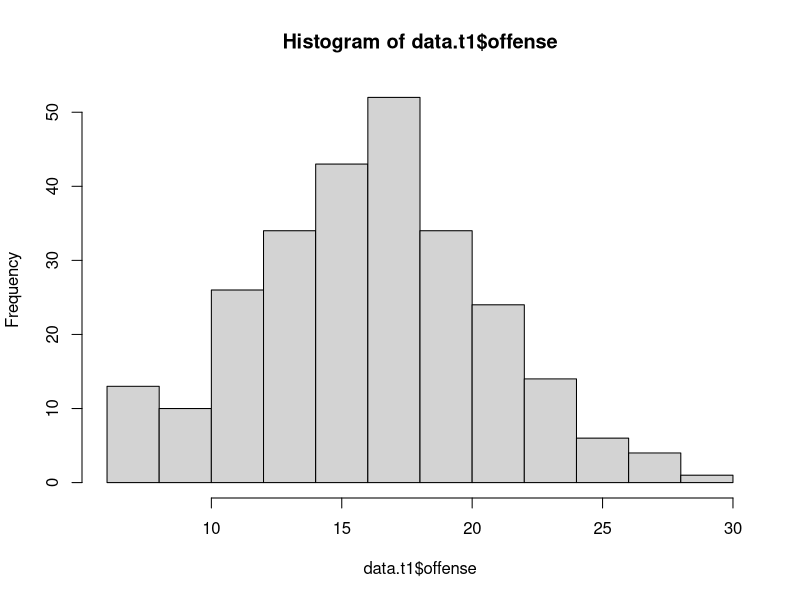
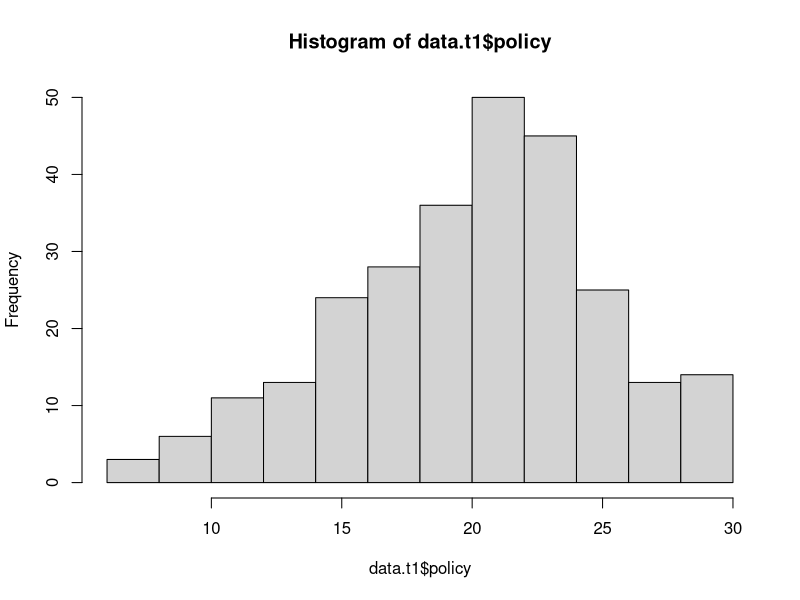
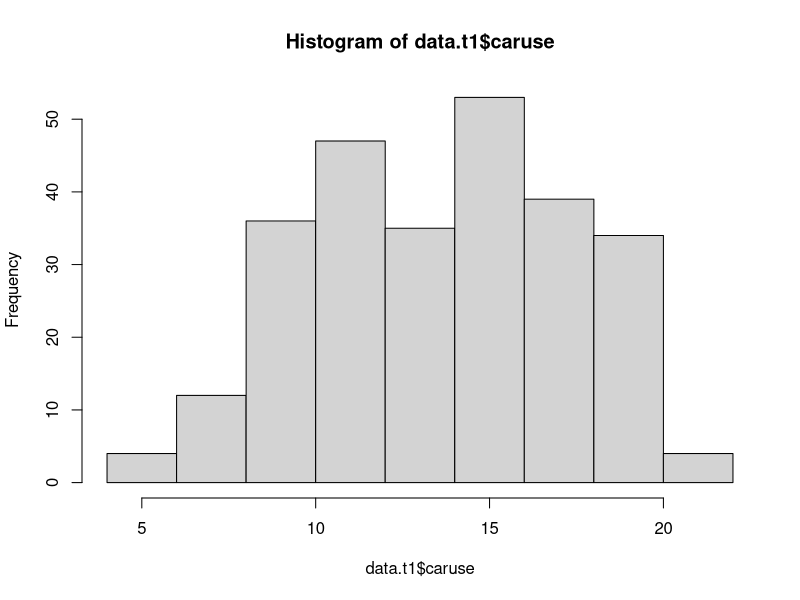
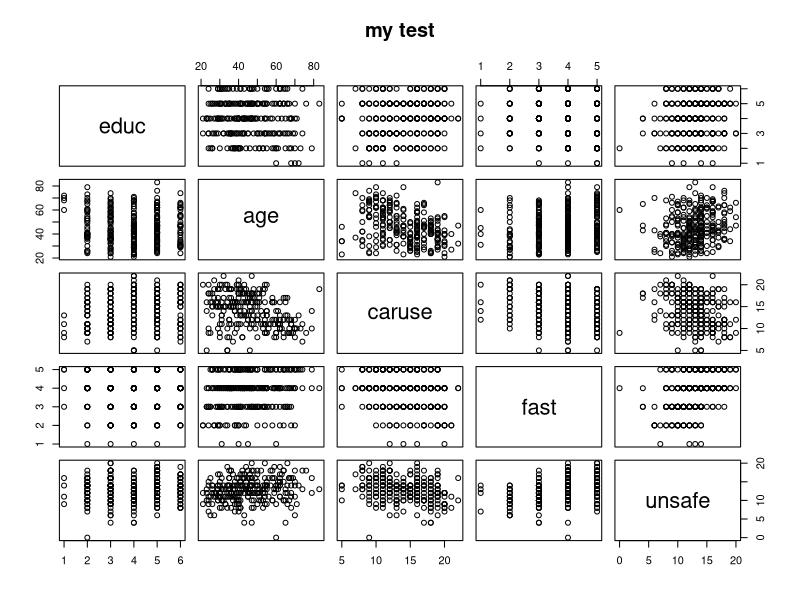
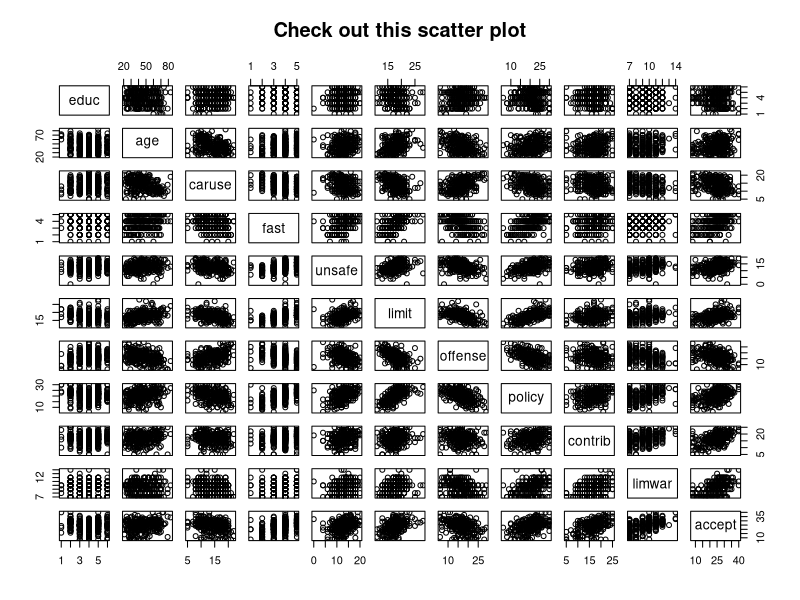

Here is the R script that generated these plots, in order:
#This is tutorial one
#set your working directory
dir.wd<- "/Users/edmun/Library/CloudStorage/OneDrive-Personal/Edmundo-ITESM/2.Cursos Impartidos/Econometrics MEK/MEK/econometrics_mek/Week 1/"
setwd(dir.wd)
#do you want to check if this was done correctly? No problem! use the following function:
getwd()
#did the directory you set using the function setwd() matches? if yes, well done! if not, try it again
#Now let's read some data in stata format,
#For this, you will install your first library to R,
# Go to "packages in the top menu"
# Select a CRAN mirror, these are servers in which all R stuff is provided
# Select package "foreign"
# Pay attention to the message displayed at the bottom, if it reads something like:
#The downloaded binary packages are in
#        C:\Users\emolina\AppData\Local\Temp\RtmpMr6plU\downloaded_packages
#Then your package is not where you want it to be,
#We need to save your package in the location in which your R library is, type the following function to know where your library lives:
.libPaths()
#when I execute this in my computer I get: "C:/Users/emolina/Documents/R/win-library/3.1", you should get something similar,
#ok, then let's solve the issue with the library, go to the directory "C:\Users\emolina\AppData\Local\Temp\RtmpMr6plU\downloaded_packages"
# unzip the foreging package, and move the folder "foreign" into your R library in this location: "C:/Users/emolina/Documents/R/win-library/3.1"
# done now you have the foreign library in R, let's check if this is the case, run the following function
install.packages("foreign")
library(foreign)
#if you get no message, everything worked fine, you may get some warning message about the version you are using in R, but that's no problem for now,
#loading libraries is important, as it allows you to use new functions created by other users,
# this particular library has the function we need to read .dta files, let's do this in the example file "example.dta":
# go to canvas and you'll find the dataset needed there
# now, let's loading into R and save is as an object named "data"
data.t1<-read.dta("example.dta",
                   convert.dates = TRUE, 
                   convert.factors = TRUE,
                   missing.type = FALSE,
                   convert.underscore = FALSE,
                   warn.missing.labels = TRUE)
#wait a minute!!, what if my data is in *.csv format??? can R read this stuff, yes it can, check it out:
#data.t1<-read.csv("example.csv")
#ok, let's move on,
#let's check which type of object data is, we can use the function class:
class(data.t1)
#let's see the first rows in this data.frame
head(data.t1)
#how many rows and columns my data has?
dim(data.t1)
#let's get summary statistics for all variables
summary(data.t1)
#lets see a histogram of these variables
hist(data.t1$offense)
hist(data.t1$policy)
hist(data.t1$caruse)
#what about scatter plots
pairs(~educ+age+caruse+fast+unsafe,data=data.t1, main="my test")
pairs(~educ+age+caruse+fast+unsafe+limit+offense+policy+contrib+limwar+accept,data=data.t1, main="Check out this scatter plot")
#ok, enough with the graphics let's get back to business,
#let's run a regression:
lm(accept~gender+educ+age+caruse+fast+unsafe+limit+offense,data = data.t1)
#cool, do you want to know how long it took to run this regression? let's check it out
system.time(lm(accept~gender+educ+age+caruse+fast+unsafe+limit+offense,data = data.t1))
#well it says this was almost zero!, system.time is a useful function to compare options when programming and design efficient code
# of coruse running lm by itself gives you litle information, let's get more information of this regression,
# first let's save the regression as an object,
my.first.Rregression<-lm(accept~gender+educ+age+caruse+fast+unsafe+limit+offense,data = data.t1)
# let's check which type of object this is:
class(my.first.Rregression)
#ok, give me more information:
summary(my.first.Rregression)
#ok, now let's access these data directly,
#first let's check which data is inside "my.first.Rregression"
names(my.first.Rregression)
#Nice, so let's save each independent piece in an object:
my.Coef<-my.first.Rregression$coefficients
my.Coef
class(my.Coef)
my.Coef["gender"]
#Ok, let's get all the other stuff we typically need:
  my.SSR <- deviance(my.first.Rregression) #residual sum of squares
  my.SSR
  my.LL <- logLik(my.first.Rregression) # log likelihood statistic
  my.LL
  my.DegreesOfFreedom <- my.first.Rregression$df # degrees of fredom
  my.DegreesOfFreedom
  my.Yhat <- my.first.Rregression$fitted.values # vector of fitted values
  my.Yhat
  my.Coef <- my.first.Rregression$coefficients # coefficients
  my.Coef
  my.Resid <- my.first.Rregression$residuals # vector of residuals
  my.Resid
  my.s <- summary(my.first.Rregression)$sigma
  my.s
  my.RSquared <- summary(my.first.Rregression)$r.squared
  my.RSquared
  my.CovMatrix <- my.s^2*summary(my.first.Rregression)$cov # variance-covariance matrix of
  my.CovMatrix
  my.aic <- AIC(my.first.Rregression) # Akaike information criterion
  my.aic

#probably you want to do this more automatically, let's write a function
#the function below does all the process above
#can you understand the syntax ?
my.first.function<-function(dependent.variable,independent.variables)
{
 paste(independent.variables,collapse = "+")
 model <- paste(dependent.variable,"~",paste(independent.variables,collapse = "+"),collapse="")
 linear.model<-lm(as.formula(model), data=data.t1)
  my.SSR <- deviance(linear.model) #residual sum of squares
  my.LL <- logLik(linear.model) # log likelihood statistic
  my.DegreesOfFreedom <- linear.model$df # degrees of fredom
  my.Yhat <- linear.model$fitted.values # vector of fitted values
  my.Coef <- linear.model$coefficients # coefficients
  my.Resid <- linear.model$residuals # vector of residuals
  my.s <- summary(linear.model)$sigma
  my.RSquared <- summary(linear.model)$r.squared
  my.CovMatrix <- my.s^2*summary(linear.model)$cov # variance-covariance matrix of
  my.aic <- AIC(linear.model) # Akaike information criterion
  results<-data.frame(SSR=my.SSR,LL=my.LL,DF=my.DegreesOfFreedom,RSquared=my.RSquared,AIC=my.aic)
  return(results)
}

#since we have defined this function, now we can use it:
# the function has two arguments:
# the first argument indicates the dependent variable
# the second arugment indicates the independent variables
#let's try this example:
 my.first.function("accept",c("gender","educ","age","caruse","fast","unsafe","limit","offense"))
#let's try this other example
 my.first.function("accept",c("gender","educ","age","caruse"))

#interesting, can we do this over all possible specifications for the data set we have?
#let's generate a table with all possible combinations
vars<-list(var1=c(colnames(data.t1)[1],""),
           var2=c(colnames(data.t1)[2],""),
	         var3=c(colnames(data.t1)[3],""),
	         var4=c(colnames(data.t1)[4],""),
	         var5=c(colnames(data.t1)[5],""),
	         var6=c(colnames(data.t1)[6],""),
	         var7=c(colnames(data.t1)[7],""),
	         var8=c(colnames(data.t1)[8],""),
	         var9=c(colnames(data.t1)[9],""),
	         var10=c(colnames(data.t1)[10],""),
	         var11=c(colnames(data.t1)[11],""),
	         var13=c(colnames(data.t1)[13],""))
all.vars<-expand.grid(vars)

#now let's estimate OLS for all possible combinations 

#first let's try one case
my.first.function("accept",c(
                             as.character(all.vars[1,'var1']),
                             as.character(all.vars[1,'var2']),
                             as.character(all.vars[1,'var3']),
                             as.character(all.vars[1,'var4']),
                             as.character(all.vars[1,'var5']),
                             as.character(all.vars[1,'var6']),
                             as.character(all.vars[1,'var7']),
                             as.character(all.vars[1,'var8']),
                             as.character(all.vars[1,'var9']),
                             as.character(all.vars[1,'var10'])
                             )
                  )


#now let's use the apply function to this over the entire possible combinations 


regress<-apply(all.vars[1:20,],1,function(x){
  
                            my.first.function("accept",c(
                                                         as.character(x['var1']),
                                                         as.character(x['var2']),
                                                         as.character(x['var3']),
                                                         as.character(x['var4']),
                                                         as.character(x['var5']),
                                                         as.character(x['var6']),
                                                         as.character(x['var7']),
                                                         as.character(x['var8']),
                                                         as.character(x['var9']),
                                                         as.character(x['var10'])
                                                        )
                                              )
                               }
                 )

#regress is a list, you can check it out
class(regress)

#you can put everything on a table with do.call 

regress<-do.call('rbind',regress)

subset(regress,RSquared==max(regress$RSquared))
#find the model with the highes R squared 



